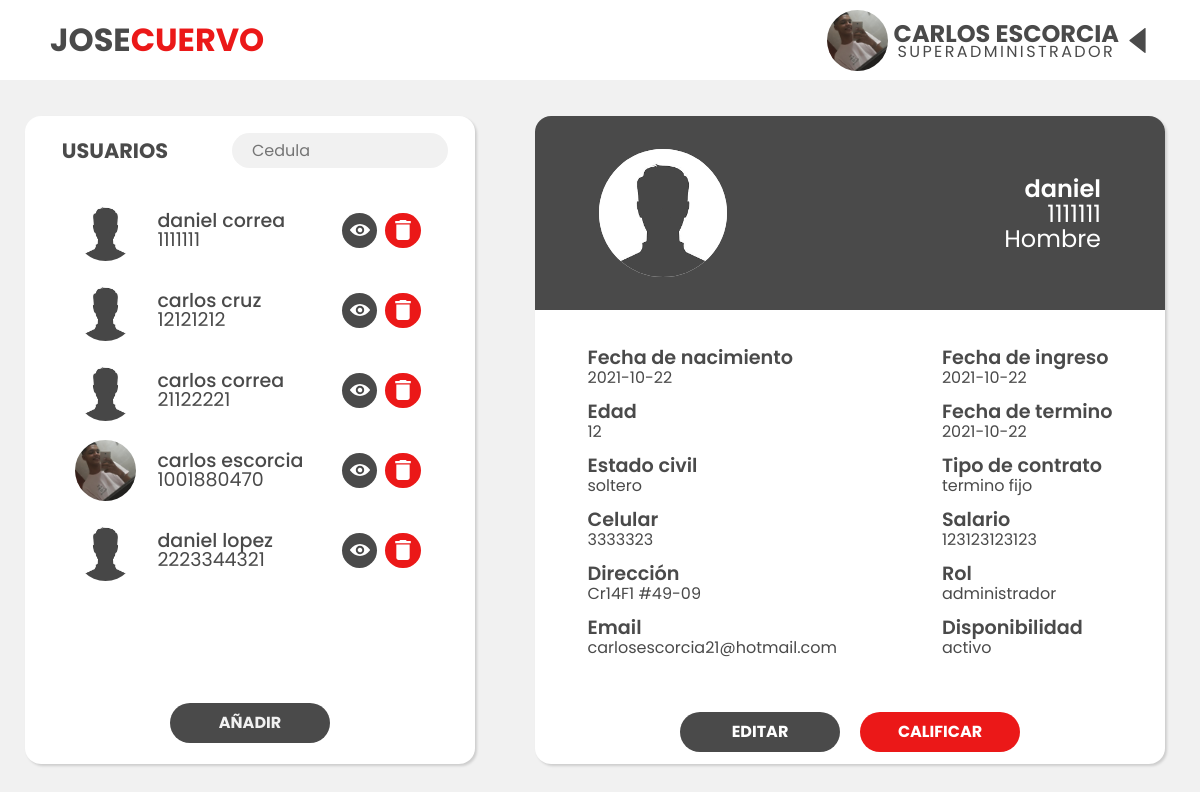
The app's page /dashboard/1111111 (signed in) with its own data.
### tables this page shows
CREATE TABLE usuario (CC INTEGER NOT NULL, nombre VARCHAR, apellido VARCHAR, edad INTEGER, sexo CHAR NOT NULL, fecha_nacimiento DATE, estado_civil VARCHAR, celular INTEGER, direccion VARCHAR, email VARCHAR, fecha_ingreso DATE, fecha_termino DATE, tipo_contrato VARCHAR, salario INTEGER, rol INTEGER, disponibilidad BOOLEAN, foto VARCHAR, contraseña VARCHAR, primera_vez BOOLEAN, registrador VARCHAR, token VARCHAR, FOREIGN KEY (rol) REFERENCES rol (ID), PRIMARY KEY (CC));

### app.py (the view, shortened to what this page needs)
@app.route("/dashboard/<int:cedula>", methods=['GET',"POST"])
def buscar(cedula):
    if "usuario" in session:
        rol = roles[session["rol"]]
        target = "USUARIOS"
        if session["rol"] == 2:
            target = "EMPLEADOS"
        if request.method == "GET":
            if session["rol"] != 3:
                nombres = session["nombre"] + " " + session["apellido"]
                nombres = nombres.upper()
                try:
                    with sqlite3.connect('joseCuervoDB.db') as con:
                        con.row_factory = sqlite3.Row
                        cur = con.cursor()
                        cur.execute("SELECT CC,nombre,edad,estado_civil,celular,direccion,email,fecha_ingreso,fecha_termino,tipo_contrato,salario,rol,disponibilidad,foto,apellido,fecha_nacimiento,sexo FROM usuario WHERE CC=? AND disponibilidad=?",[str(cedula),1])
                        usuario = cur.fetchone()
                        if session["rol"] == 2:
                            cur.execute("SELECT CC,nombre,foto,apellido FROM usuario WHERE CC != ? AND rol = ? AND disponibilidad=?",[session["usuario"],3,1])
                        else:
                            cur.execute("SELECT CC,nombre,foto,apellido FROM usuario WHERE CC != ? AND disponibilidad=?",[session["usuario"],1])
                        row = cur.fetchall()
                        if usuario is None:
                            return redirect("/dashboard")
                        else:
                            imagen = usuario["foto"]
                            return render_template("dashboard.html",nombre=nombres, rol=rol,target=target, row = row, Unombre=usuario["nombre"],edad=usuario["edad"],sexo=usuario["sexo"],cedula=usuario["CC"],nacimiento=usuario["fecha_nacimiento"],estado=usuario["estado_civil"],celular=usuario["celular"],direccion=usuario["direccion"],email=usuario["email"],ingreso=usuario["fecha_ingreso"],termino=usuario["fecha_termino"],tipo=usuario["tipo_contrato"],salario=usuario["salario"],Rol=roles[usuario["rol"]].lower(),disponible=disponible[usuario["disponibilidad"]],imagen=imagen,perfil=session["foto"])
                except Error as er:
                    print('SQLite error: %s' % (' '.join(er.args)))
            else:
                return redirect("/empleado")
    else:
        return redirect("/")

### templates/dashboard.html (shortened to what this page needs)
{% extends "layout.html" %}
{% block head %}
<link rel="stylesheet" href="{{ url_for('static', filename='styles/vistaAdmin.css') }}">
{% endblock %}
{% block content %}
<main>
    <div class="tabla-usuarios">
        <div class="tabla-usuarios-top">
            <label>{{ target }}</label>
            <div class="search">
                <input type="text" name="" onkeyup="buscar()" id="search-box" placeholder="Cedula">
            </div>
        </div>
        <ul id="tabla">
            {% for r in row %}
            <li>
                <div class="user">
                    <img src='{{ url_for("static", filename=r[2])}}' alt="" class="foto-perfil">
                    <div class="user__info">
                        <p id="Tnombre">{{r["nombre"]}} {{r["apellido"]}}</p>
                        <p>{{r["CC"]}}</p>
                    </div>
                    <div class="buttons">
                        <a class="view" href="{{url_for('buscar',cedula=r['CC'])}}">
                            <img src="{{ url_for('static', filename='imgs/eye.svg') }}" alt="">
                        </a>
                        <a class="delete" onclick="disponible('{{r[0]}}')">
                            <img src="{{ url_for('static', filename='imgs/delete.svg') }}" alt="">
                        </a>
                    </div>
                </div>
            </li>
            {% endfor %}
        </ul>
        <div class="tabla-usuario-boton">
            <a class="button" href="/registro">AÑADIR</a>
        </div>
    </div>
    <div class="info-usuarios">
        <div class="top-info">
            <img src="{{ url_for('static', filename=imagen) }}" alt="">
            <div class="usuario-info-ocupacion">
                <p class="nombre">{{Unombre}}</p>
                <p class="cedula">{{cedula}}</p>
                <p class="ocupacion">{{sexo}}</p>
            </div>
        </div>
        <div class="formulario">
            <div class="izq">
                <div>
                    <p class="titulo">Fecha de nacimiento</p>
                    <p>{{nacimiento}}</p>
                </div>
                <div>
                    <p class="titulo">Edad</p>
                    <p>{{edad}}</p>
                </div>
                <div>
                    <p class="titulo">Estado civil</p>
                    <p>{{estado}}</p>
                </div>
                <div>
                    <p class="titulo">Celular</p>
                    <p>{{celular}}</p>
                </div>
                <div>
                    <p class="titulo">Dirección</p>
                    <p>{{direccion}}</p>
                </div>
                <div>
                    <p class="titulo">Email</p>
                    <p>{{email}}</p>
                </div>
            </div>
            <div class="der">
                <div>
                    <p class="titulo">Fecha de ingreso</p>
                    <p>{{ingreso}}</p>
                </div>
                <div>
                    <p class="titulo">Fecha de termino</p>
                    <p>{{termino}}</p>
                </div>
                <div>
                    <p class="titulo">Tipo de contrato</p>
                    <p>{{tipo}}</p>
                </div>
                <div>
                    <p class="titulo">Salario</p>
                    <p>{{salario}}</p>
                </div>
                <div>
                    <p class="titulo">Rol</p>
                    <p>{{Rol}}</p>
                </div>
                <div>
                    <p class="titulo">Disponibilidad</p>
                    <p>{{disponible}}</p>
                </div>
            </div>
        </div>
        <div class="info-usuarios-buttons">
            <a id="editar"  href="" class="button" >
                <p>EDITAR</p>
            </a>
            <a id="calificar" href="" class="button">
                <p>CALIFICAR</p>
            </a>
        </div>
    </div>
</main>
{% endblock %}

### static/styles/layout.css (style rules this page uses)
body { background-color: var(--background-color); }
input { width: 80%; border: 2px solid var(--secondary-color); border-radius: 50px; height: 2rem; padding: 1rem 1rem; }

### static/styles/vistaAdmin.css (style rules this page uses)
main { width: 100%; min-height: calc(100vh - 80px); display: grid; grid-template-columns: minmax(500px, 2fr) minmax(700px, 3fr); align-items: center; }
.tabla-usuarios, .info-usuarios { background-color: white; border-radius: 1rem; width: 90%; margin: auto; height: 90%; box-shadow: rgba(0, 0, 0, 0.15) 1.95px 1.95px 2.6px; }
.tabla-usuarios { display: flex; flex-direction: column; align-items: center; }
.tabla-usuarios-top { width: 100%; display: flex; align-items: center; height: 70px; }
.tabla-usuarios-top label { font-size: 1.3rem; font-weight: 700; text-align: center; width: 40%; }
.search { display: flex; justify-content: center; width: 60%; }
.search input[type=text] { border: 0; background-color: var(--background-color); border-radius: 1.25rem; width: 80%; height: 2.2rem; padding: 0.75rem 1.25rem; }
#tabla { list-style-type: none; width: 97%; height: 80%; display: flex; flex-direction: column; align-items: center; overflow-y: scroll; }
#tabla li { width: 80%; height: 4.2rem; margin-top: 0.8rem; }
.view, .delete { display: flex; width: 2.2rem; height: 2.2rem; border: 0; margin: 0 4px; border-radius: 50%; justify-content: center; align-items: center; }
.view { background-color: var(--secondary-color); }
.delete { background-color: var(--main-color); }
.delete img, .view img { object-fit: cover; height: 20px; width: 20px; }
.foto-perfil { height: 61px; width: 61px; border-radius: 50%; object-fit: cover; margin-right: 6px; }
.user { width: 100%; height: 98%; display: flex; align-items: center; justify-content: space-evenly; min-width: 290px; }
.user__info { display: flex; justify-content: center; flex-direction: column; width: 70%; height: 98%; font-size: 0.85em; }
.user__info p { font-size: 1.4em; font-weight: 500; padding-left: 15px; }
.user__info p + p { font-size: 1.4em; font-weight: 400; margin-top: -10px; }
.buttons { max-width: 100px; display: flex; }
.tabla-usuario-boton { display: flex; width: 100%; height: calc(20% - 70px); justify-content: center; align-items: center; margin-bottom: 12px; }
.info-usuarios-buttons p { color: white; }
.button { border: 0; border-radius: 25px; height: 2.5rem; width: 10rem; color: var(--background-color); background-color: var(--secondary-color); font-weight: bold; align-items: center; }
.top-info { display: flex; background: var(--secondary-color); border-radius: 1rem 1rem 0 0; width: 100%; height: 30%; align-items: center; justify-content: space-between; padding: 0 4rem; }
.top-info img { background: white; height: 8rem; width: 8rem; border-radius: 50%; object-fit: cover; }
.top-info p { text-align: right; color: white; }
.nombre { font-size: 1.5rem; font-weight: 600; }
.cedula { font-size: 1.5rem; margin-top: -10px; }
.ocupacion { font-size: 1.5rem; font-weight: 400; margin-top: -10px; }
.titulo { color: var(--secondary-color); font-weight: 600; font-size: 1.2rem; }
.izq p,.der p { min-height: 2rem; }
.izq p + p,.der p + p { margin-top: -10px; }
.formulario { height: 60%; display: flex; justify-content: space-around; align-items: center; }
.info-usuarios-buttons { height: 10%; display: flex; justify-content: center; align-items: center; }
#calificar { background: var(--main-color); margin-left: 20px; }
a { display: flex; align-items: center; justify-content: center; text-decoration: none; }

### records on screen
usuario: foto (placeholder picture), nombre "daniel", apellido "correa", CC "1111111", sexo "Hombre", fecha_nacimiento "2021-10-22", estado_civil "soltero", celular "3333323", direccion "Cr14F1 #49-09", email "carlosescorcia21@hotmail.com", fecha_ingreso "2021-10-22", fecha_termino "2021-10-22", tipo_contrato "termino fijo", salario "123123123123"
usuario: foto (placeholder picture), nombre "carlos", apellido "cruz", CC "12121212"
usuario: foto (placeholder picture), nombre "carlos", apellido "correa", CC "21122221"
usuario: foto (picture), nombre "carlos", apellido "escorcia", CC "1001880470"
usuario: foto (placeholder picture), nombre "daniel", apellido "lopez", CC "2223344321"

### other values on screen
{{ nombre }} "CARLOS ESCORCIA"
{{ rol }} "SUPERADMINISTRADOR"
{{ target }} "USUARIOS"
{{ edad }} "12"
{{ Rol }} "administrador"
{{ disponible }} "activo"
